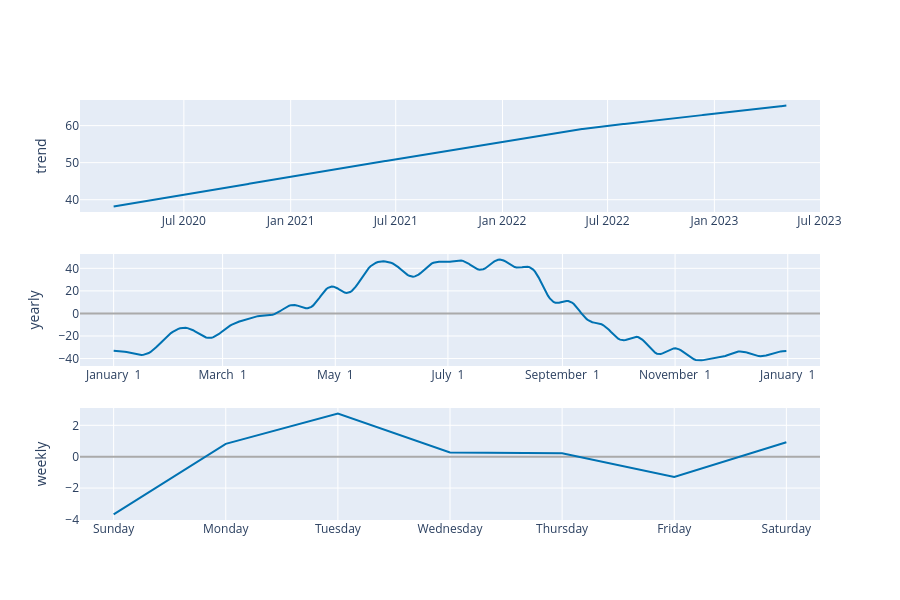

The notebook cell saved with this chart:
### Code cell
fig = plot_components_plotly(modelo, previsao)
fig.show()

### Figure 1 — Plotly figure (JSON) as saved in the notebook; plotly's stock layout.template omitted (floating-point values rounded to 4 significant figures; data arrays with more than 128 entries replaced by an {"elided": "..."} marker saying what was removed)
{"data": [{"line": {"color": "#0072B2", "width": 2}, "mode": "lines", "name": "trend", "type": "scatter", "x": {"elided": "960 str values"}, "xaxis": "x", "y": {"elided": "960 float values"}, "yaxis": "y"}, {"line": {"color": "#0072B2", "width": 2}, "mode": "lines", "name": "yearly", "type": "scatter", "x": {"elided": "365 str values"}, "xaxis": "x2", "y": {"elided": "365 float values"}, "yaxis": "y2"}, {"line": {"color": "#0072B2", "width": 2}, "mode": "lines", "name": "weekly", "type": "scatter", "x": ["2017-01-01T00:00:00.000000000", "2017-01-02T00:00:00.000000000", "2017-01-03T00:00:00.000000000", "2017-01-04T00:00:00.000000000", "2017-01-05T00:00:00.000000000", "2017-01-06T00:00:00.000000000", "2017-01-07T00:00:00.000000000"], "xaxis": "x3", "y": [-3.679, 0.8164, 2.747, 0.2651, 0.2139, -1.287, 0.9237], "yaxis": "y3"}], "layout": {"height": 600, "showlegend": false, "width": 900, "xaxis": {"anchor": "y", "domain": [0, 1], "range": ["2020-01-04T01:12:00", "2023-07-01T22:48:00"], "type": "date"}, "xaxis2": {"anchor": "y2", "domain": [0, 1], "range": ["2016-12-13T18:54:02.958904115", "2018-01-18T11:04:57.863013581"], "tickformat": "%B %e", "type": "date"}, "xaxis3": {"anchor": "y3", "domain": [0, 1], "range": ["2016-12-31T16:48:00", "2017-01-07T07:12:00"], "tickformat": "%A", "type": "date"}, "yaxis": {"anchor": "x", "domain": [0.7333, 1], "rangemode": "normal", "title": {"text": "trend"}, "zerolinecolor": "#AAA"}, "yaxis2": {"anchor": "x2", "domain": [0.3667, 0.6333], "title": {"text": "yearly"}, "zerolinecolor": "#AAA"}, "yaxis3": {"anchor": "x3", "domain": [0, 0.2667], "title": {"text": "weekly"}, "zerolinecolor": "#AAA"}}}
